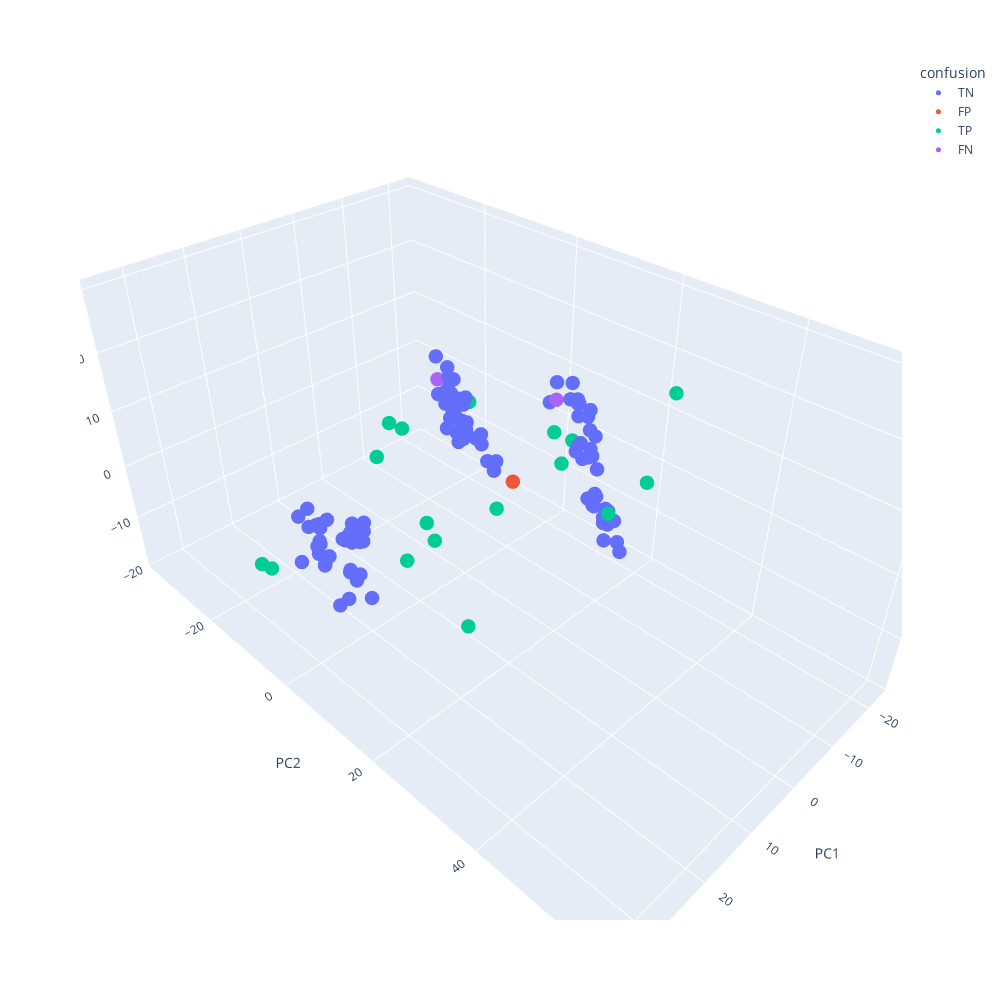

The cell this chart's notebook holds for it:
### Markdown cell above
<hr width="50%" style="margin-top: 2rem; margin-bottom: 2rem; margin-left:0">

### Step 6: visualizing model's accuracy `(BONUS!)`

### Code cell
# TODO: initialize a column for the confusion matrix with default value = True Negative (TN)
df_pca_combined['confusion'] = 'TN'

# TODO: update the confusion matrix values based on the actual and predicted classes (True Positive, False Positive, True Negative, False Negative)
df_pca_combined['confusion'][(df_pca_combined['class'] == 0) & (df_pca_combined['anomaly'] == False)] = 'TN'
df_pca_combined['confusion'][(df_pca_combined['class'] == 0) & (df_pca_combined['anomaly'] == True)] = 'FP'
df_pca_combined['confusion'][(df_pca_combined['class'] == 1) & (df_pca_combined['anomaly'] == False)] = 'FN'
df_pca_combined['confusion'][(df_pca_combined['class'] == 1) & (df_pca_combined['anomaly'] == True)] = 'TP'

# TODO: visualize the confusion matrix
fig = px.scatter_3d(df_pca_combined, x='PC1', y='PC2', z='PC3', color='confusion')
fig.update_traces(marker=dict(size=5))
fig.update_layout(width=1000, height=1000)
fig.show()

### Figure 1 — Plotly figure (JSON) as saved in the notebook; plotly's stock layout.template omitted (floating-point values rounded to 4 significant figures)
{"data": [{"hovertemplate": "confusion=TN<br>PC1=%{x}<br>PC2=%{y}<br>PC3=%{z}<extra></extra>", "legendgroup": "TN", "marker": {"color": "#636efa", "size": 5, "symbol": "circle"}, "mode": "markers", "name": "TN", "scene": "scene", "showlegend": true, "type": "scatter3d", "x": [-15.9, -15.47, -15.72, -14.91, -14.57, -14.45, -14.08, -15.27, -14.04, -14.45, -15.38, -14.41, -14.65, -15.24, -14.81, -14.74, -13.89, -13.72, -13.85, -14.55, -13.4, -13.76, -13.8, -12.53, -13.11, -12.91, -12.82, -12.66, -13.13, -12.9, -13.06, -13.21, -10.98, -11.13, -15.92, -14.71, -14.12, -14.29, -14.35, -13.18, -13.99, -12.64, -11.68, -13.18, -12.1, -13.62, -12.72, -12.58, -11.97, -11.78, -11.49, -13.27, -12.67, -12.34, -11.98, -14.57, -12.82, -12.37, -11.06, -11.88, -13.07, -13.24, -10.82, -11.63, -10.9, -9.998, -10.12, -11.29, -12.27, 27.12, 24.92, 24.27, 23.02, 24.3, 23.25, 23.94, 22.44, 23.2, 22.2, 23.85, 23.79, 23.54, 23.16, 22.35, 23.51, 22.36, 22.61, 22.81, 24.81, 27.22, 24.19, 26.33, 27.12, 26.82, 26.13, 26.76, 27.43, 27.12, 27.64, 26.61, 27.58, 26.74, 27.15, 27.07, 28.29, 29.65], "y": [19.6, 19.25, 18.12, 17.43, 16.78, 16.96, 17.61, 17.2, 14.93, 13.5, 16.49, 14.9, 15.03, 14.37, 13.94, 13.63, 15.3, 13.68, 13.89, 12.47, 11.34, 13.49, 10.9, 13.5, 11.78, 12.28, 11.86, 10.39, 11.79, 14.36, 12.53, 10.2, 9.05, 7.645, -8.508, -9.491, -7.266, -10.46, -10.67, -13.17, -15.97, -13.11, -15.48, -18.26, -16.34, -13.61, -17.54, -13.27, -15.11, -18.77, -14.21, -16.5, -12.44, -12.92, -12.55, -17.47, -16.68, -13.96, -17.69, -12.72, -10.59, -16.85, -13.01, -13.33, -14.31, -14.45, -14.65, -15.24, -17.06, 2.435, 1.64, 1.789, 4.67, 0.7, 1.374, 1.591, 0.7085, 1.621, 2.98, 1.055, 1.98, 2.249, -0.3522, 2.087, 3.009, 3.39, 1.47, 3.482, 3.578, -1.128, 2.458, -4.27, -0.4145, 0.6402, 0.01469, -1.471, 0.1941, -1.048, -0.6346, -2.393, -2.547, -1.389, -0.1027, -0.4093, -3.724, -2.178], "z": [-13.76, -11.75, -8.225, -6.205, -7.646, -8.572, -11.52, -9.178, -5.912, -5.517, -6.481, -3.879, -4.472, 0.1588, 6.244, 2.518, -5.824, 7.723, 4.36, 9.236, 11.53, 11.17, 11.94, 2.976, 9.651, 4.806, 3.463, 12.22, 11.85, 3.477, 5.179, 14.73, 15.29, 11.21, -9.441, -9.296, -9.967, -6.046, -4.135, 2.628, -7.937, 1.5, -1.77, -0.6898, 7.613, -4.146, 2.259, -3.962, -0.2096, 8.87, 6.378, 0.2659, -1.756, -3.699, -4.84, -3.129, 4.299, 2.391, 2.308, -1.259, -4.343, 1.931, -3.195, -1.138, 3.9, 4.581, -2.773, 6.548, 0.7357, -9.041, -9.657, -4.447, -8.783, 0.6036, 0.2824, 1.473, 2.041, -7.171, 2.11, -5.55, 2.165, 3.78, -0.8332, -0.2409, -5.039, 3.909, 1.67, 0.9181, 1.855, 3.693, 2.603, 4.407, 3.483, -1.134, 4.631, 0.3762, -2.702, 0.06867, -0.9396, -1.155, 2.786, -0.165, -2.703, 4.173, 4.347, -2.166]}, {"hovertemplate": "confusion=FP<br>PC1=%{x}<br>PC2=%{y}<br>PC3=%{z}<extra></extra>", "legendgroup": "FP", "marker": {"color": "#EF553B", "size": 5, "symbol": "circle"}, "mode": "markers", "name": "FP", "scene": "scene", "showlegend": true, "type": "scatter3d", "x": [-17.14], "y": [-5.578], "z": [-12.93]}, {"hovertemplate": "confusion=TP<br>PC1=%{x}<br>PC2=%{y}<br>PC3=%{z}<extra></extra>", "legendgroup": "TP", "marker": {"color": "#00cc96", "size": 5, "symbol": "circle"}, "mode": "markers", "name": "TP", "scene": "scene", "showlegend": true, "type": "scatter3d", "x": [1.724, -11.95, -14.05, -22.97, -8.375, -11.74, -10.78, -15.47, 0.6835, -9.969, -14.45, -16.19, 12.37, 17.75, 18.77, 26.59, 22.58, 34.69], "y": [9.057, 19.71, 10.04, 59.85, 11.16, 10.0, -35.75, 23.81, -13.57, -30.25, 27.81, -15.42, 5.188, 19.4, 8.031, -18.96, 18.54, -1.917], "z": [-1.434, -3.985, 4.08, 29.95, 8.608, 0.8279, -18.83, 2.138, 2.368, -8.463, 19.63, -0.4102, -0.5107, -8.172, -2.302, -14.05, 9.226, -0.2476]}, {"hovertemplate": "confusion=FN<br>PC1=%{x}<br>PC2=%{y}<br>PC3=%{z}<extra></extra>", "legendgroup": "FN", "marker": {"color": "#ab63fa", "size": 5, "symbol": "circle"}, "mode": "markers", "name": "FN", "scene": "scene", "showlegend": true, "type": "scatter3d", "x": [-11.52, -11.44], "y": [8.594, -18.17], "z": [11.86, 4.865]}], "layout": {"height": 1000, "legend": {"title": {"text": "confusion"}, "tracegroupgap": 0}, "margin": {"t": 60}, "scene": {"domain": {"x": [0, 1], "y": [0, 1]}, "xaxis": {"title": {"text": "PC1"}}, "yaxis": {"title": {"text": "PC2"}}, "zaxis": {"title": {"text": "PC3"}}}, "width": 1000}}
